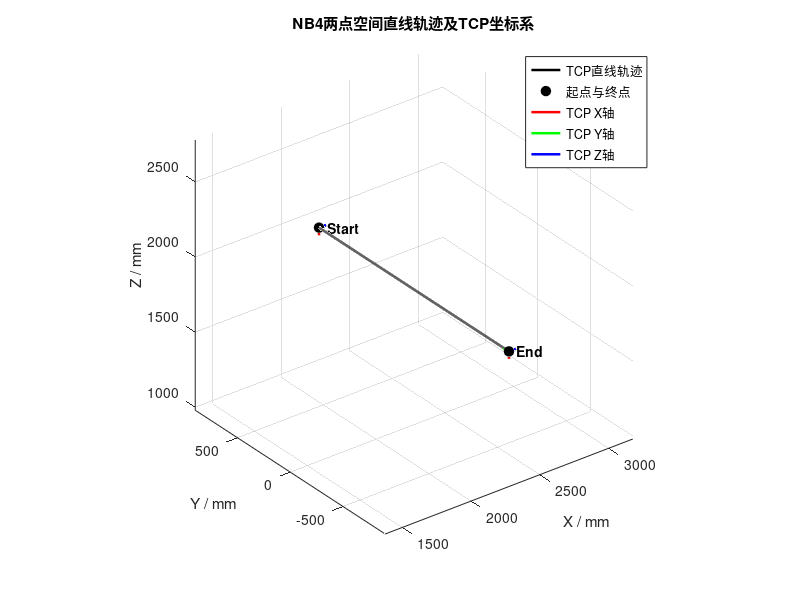

Write the MATLAB code that produced this figure.
% 根据两个空间点生成机器人的TCP直线轨迹。
% 输出TXT中每四个非空行对应一个4x4齐次位姿矩阵，可直接作为
% trajectory_generate/Tra_generate.py的--poses输入。

%% 可配置参数
% 起点和终点，单位：mm。
% NB4直线
% P_start = [331.063710; -8.558820; 319.977830];
% P_end   = [331.063710;  31.441180; 319.977830];
% % SR4直线
% P_start = [500; -20; 400];
% P_end   = [500;  20; 400];
% 期望TCP运行速度和轨迹采样频率。

% EFT直线
P_start = [2276;900;1880]; 
P_end = [2276;-900;1880];

v = 50;       % mm/s
fre = 250;   % Hz

% TCP相对于基坐标系的固定姿态
posture = [ 0  0  1;
            0  1  0;
           -1  0  0];

% output_name = 'line_TCP_poses_NB4_40.txt';
output_name = 'line_TCP_poses_EFT_50.txt';

%% 输入检查
if ~isequal(size(P_start), [3, 1]) || ~isequal(size(P_end), [3, 1]) || ...
        any(~isfinite(P_start)) || any(~isfinite(P_end))
    error('P_start和P_end必须是有限数值组成的3x1列向量。');
end

line_vector = P_end - P_start;
line_length = norm(line_vector);
if line_length < 1e-9
    error('P_start和P_end不能是同一个点。');
end
if v <= 0 || fre <= 0
    error('运行速度v和采样频率fre必须大于0。');
end
if norm(posture.' * posture - eye(3), 'fro') > 1e-9 || ...
        abs(det(posture) - 1) > 1e-9
    error('posture必须是有效的3x3旋转矩阵。');
end

%% 按速度和采样频率等距生成完整直线
line_time = line_length / v;
segment_count = max(1, ceil(line_time * fre));
progress = linspace(0, 1, segment_count + 1);
trajectory = P_start + line_vector * progress;
point_count = size(trajectory, 2);
actual_speed = line_length * fre / segment_count;

% 为每个位置生成具有相同TCP姿态的4x4齐次位姿矩阵。
TCP_poses = repmat(eye(4), 1, 1, point_count);
TCP_poses(1:3, 1:3, :) = repmat(posture, 1, 1, point_count);
TCP_poses(1:3, 4, :) = reshape(trajectory, 3, 1, point_count);

%% 写入TXT文件
script_path = mfilename('fullpath');
if isempty(script_path)
    output_dir = pwd;
else
    output_dir = fileparts(script_path);
end
output_file = fullfile(output_dir, output_name);
file_id = fopen(output_file, 'w');
if file_id == -1
    error('无法创建TCP位姿文件：%s', output_file);
end

try
    for i = 1:point_count
        fprintf(file_id, '%.10f %.10f %.10f %.10f\n', TCP_poses(:, :, i).');
        fprintf(file_id, '\n');
    end
    fclose(file_id);
catch ME
    fclose(file_id);
    rethrow(ME);
end

%% 绘制空间直线、端点和TCP坐标系
figure('Color', 'w', 'Name', 'NB4 spatial line and TCP frames');
plot3(trajectory(1, :), trajectory(2, :), trajectory(3, :), ...
      'k-', 'LineWidth', 1.8, 'DisplayName', 'TCP直线轨迹');
hold on;
end_points = [P_start, P_end];
plot3(end_points(1, :), end_points(2, :), end_points(3, :), ...
      'ko', 'MarkerFaceColor', 'k', 'MarkerSize', 7, ...
      'DisplayName', '起点与终点');

axis_length = min(0.15 * line_length, 50);
for i = 1:2
    origin = end_points(:, i);
    quiver3(origin(1), origin(2), origin(3), ...
            posture(1, 1) * axis_length, posture(2, 1) * axis_length, ...
            posture(3, 1) * axis_length, 0, 'r', 'LineWidth', 1.8, ...
            'MaxHeadSize', 0.5, 'HandleVisibility', 'off');
    quiver3(origin(1), origin(2), origin(3), ...
            posture(1, 2) * axis_length, posture(2, 2) * axis_length, ...
            posture(3, 2) * axis_length, 0, 'g', 'LineWidth', 1.8, ...
            'MaxHeadSize', 0.5, 'HandleVisibility', 'off');
    quiver3(origin(1), origin(2), origin(3), ...
            posture(1, 3) * axis_length, posture(2, 3) * axis_length, ...
            posture(3, 3) * axis_length, 0, 'b', 'LineWidth', 1.8, ...
            'MaxHeadSize', 0.5, 'HandleVisibility', 'off');
end
text(P_start(1), P_start(2), P_start(3), '  Start', ...
     'FontSize', 10, 'FontWeight', 'bold');
text(P_end(1), P_end(2), P_end(3), '  End', ...
     'FontSize', 10, 'FontWeight', 'bold');

plot3(nan, nan, nan, 'r-', 'LineWidth', 1.8, 'DisplayName', 'TCP X轴');
plot3(nan, nan, nan, 'g-', 'LineWidth', 1.8, 'DisplayName', 'TCP Y轴');
plot3(nan, nan, nan, 'b-', 'LineWidth', 1.8, 'DisplayName', 'TCP Z轴');

grid on;
axis equal;
view(3);
xlabel('X / mm');
ylabel('Y / mm');
zlabel('Z / mm');
title('NB4两点空间直线轨迹及TCP坐标系');
legend('Location', 'best');

fprintf('起点：[%.4f, %.4f, %.4f] mm\n', P_start);
fprintf('终点：[%.4f, %.4f, %.4f] mm\n', P_end);
fprintf('直线长度：%.4f mm\n', line_length);
fprintf('轨迹点数：%d\n', point_count);
fprintf('实际TCP速度：%.6f mm/s\n', actual_speed);
fprintf('TCP位姿已写入：%s\n', output_file);
